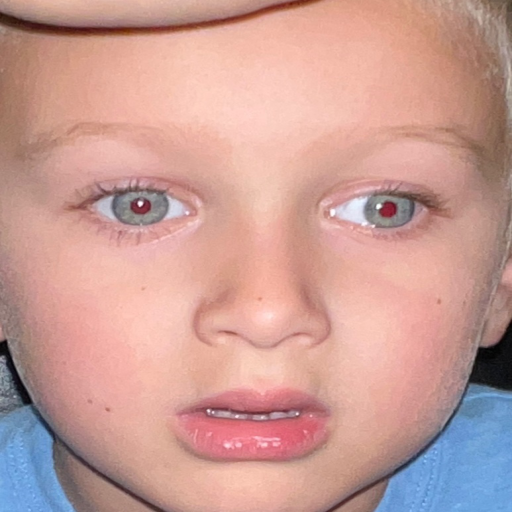
#> input picture images/4.png, 1024 x 1024 px, found by its file name (shown at 1/2 size)
$ python strabismus_inference.py
#> lines starting #> are read from the running program, lines starting #| are printed output that depends on the picture; after the words box and inside, x2 and y2 are one past the last pixel; in counts of white or black regions, pixels touching at a corner belong together
import os
import sys
import numpy as np
import cv2

# ============================================================
# PATHS & MAIN EXECUTION
# ============================================================
IMAGE_PATH = r"D:\Strabismus_Detection\images\4.png"
OUTPUT_DIR = r"D:\Strabismus_Detection\output"
os.makedirs(OUTPUT_DIR, exist_ok=True)
filename = os.path.basename(IMAGE_PATH)

img = cv2.imread(IMAGE_PATH)
#> img is the input picture: shape (1024, 1024, 3); mean B, G, R 150.3, 157.1, 201.2
if img is None:
    print(f"Error: Could not load image from {IMAGE_PATH}. Check path.")
    sys.exit()

imag = cv2.resize(img, (512, 512), interpolation=cv2.INTER_LINEAR)
gray = cv2.cvtColor(imag, cv2.COLOR_BGR2GRAY)
b, g, r = cv2.split(imag)
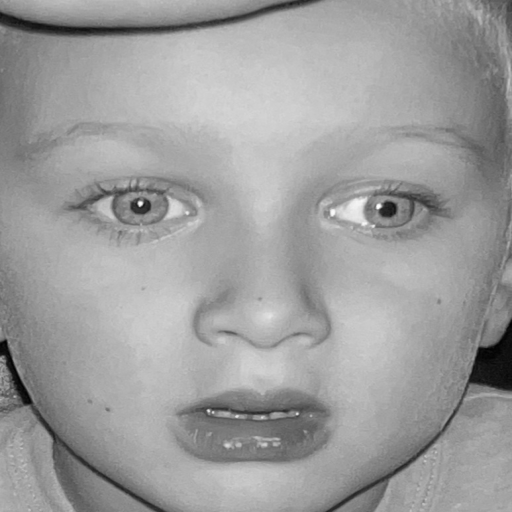
#> g: shape (512, 512); min 1, max 254, mean 157.3
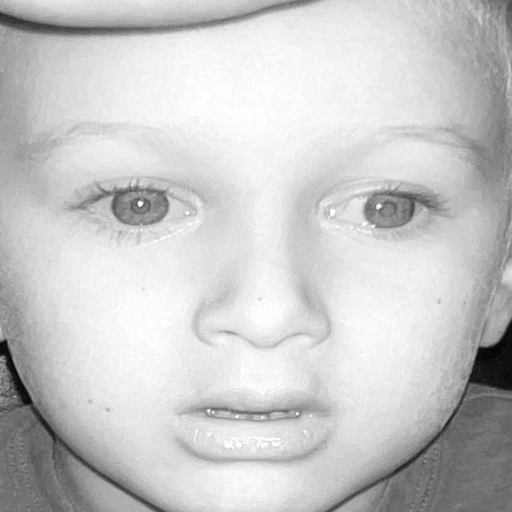
#> r: shape (512, 512); min 2, max 255, mean 201.4

# Direct red-eye flash centroid extraction using connected components
red_diff = cv2.subtract(r, cv2.max(b, g))
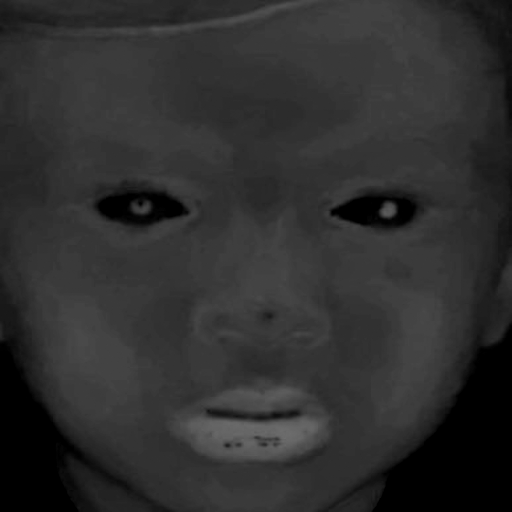
#> red_diff: shape (512, 512); min 0, max 110, mean 46.7
_, thresh = cv2.threshold(red_diff, 20, 255, cv2.THRESH_BINARY)
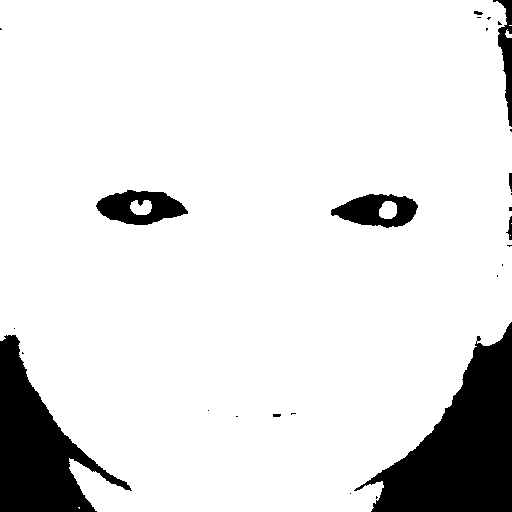
#> thresh: shape (512, 512); 88.7% white; 27 black regions (18 under 20 px), largest, box (x1, y1, x2, y2) and area: (354, 322, 512, 512) 14561, (0, 335, 132, 512) 10027, (96, 190, 188, 225) 1988

num_labels, labels, stats, centroids = cv2.connectedComponentsWithStats(thresh)
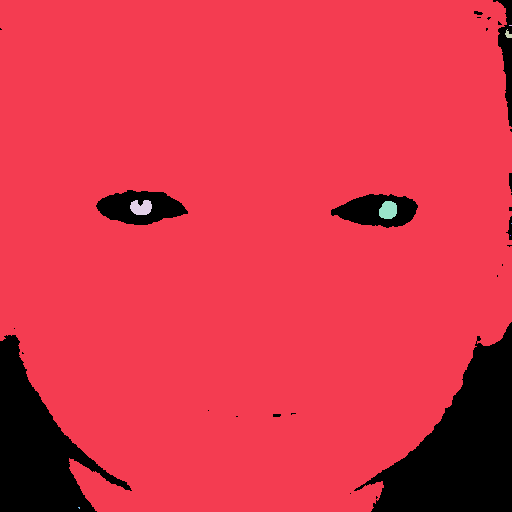
#> labels: shape (512, 512) int32; 9 distinct labels, from 0 to 8; one colour per label, 0 black
#> num_labels = 9; stats = [[0, 0, 512, 512, 29579], [0, 0, 512, 512, 231997], [509, 25, 3, 1, 3], [505, 29, 7, 9, 36], [130, 200, 22, 15, 258], [379, 201, 18, 18, 266], [511, 223, 1, 1, 1], [510, 235, 1, 1, 1], [78, 507, 2, 2, 3]]; centroids = [[291.6, 401.4], [250.8, 237], [510, 25], [507.9, 34.14], [140.8, 207.2], [387.8, 209.8], [511, 223], [510, 235], [78.67, 507.3]]
red_spots = []

for i in range(1, num_labels):
    area = stats[i, cv2.CC_STAT_AREA]
    if 10 < area < 1500:  # Size filter for red-eye reflections
        cx, cy = centroids[i]
        if 130 < cy < 350:  # Eye vertical range
            red_spots.append((int(cx), int(cy)))
#> this loop made 8 passes
#> (area, cx, cy) on passes 3 to 5: (36, 507.9, 34.14), (258, 140.8, 207.2), (266, 387.8, 209.8)
#> area on pass 1: 231997
#> after the loop, red_spots = [(140, 207), (387, 209)]

red_spots = sorted(red_spots, key=lambda pt: pt[0])

xLpc, yLpc = 0, 0
xRpc, yRpc = 0, 0
xclrpL, yclrpL = 0, 0
xclrpR, yclrpR = 0, 0

valid_spots = []
for spot in red_spots:
    if not valid_spots:
        valid_spots.append(spot)
    else:
        if abs(spot[0] - valid_spots[-1][0]) > 80:
            valid_spots.append(spot)
#> this loop made 2 passes
#> after the loop, valid_spots = [(140, 207), (387, 209)]

if len(valid_spots) >= 2:
    xLpc, yLpc = valid_spots[0]
#> xLpc = 140; yLpc = 207
    xRpc, yRpc = valid_spots[1]
#> xRpc = 387; yRpc = 209

    # Draw Bounding boxes and Landmark Markers
    for (px, py) in [(xLpc, yLpc), (xRpc, yRpc)]:
        cv2.rectangle(imag, (px - 35, py - 30), (px + 35, py + 30), (0, 165, 255), 2)
#> this loop made 2 passes
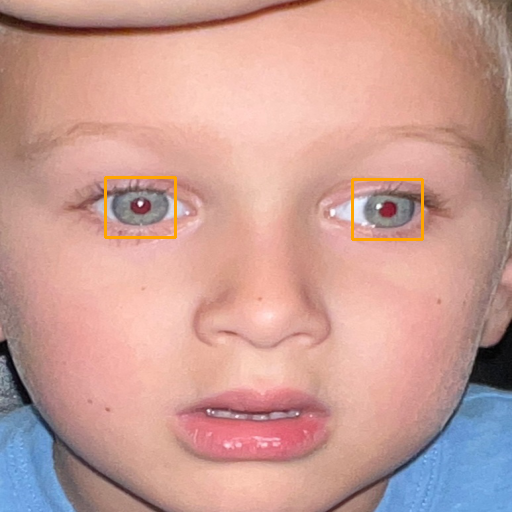
#> imag: shape (512, 512, 3); mean B, G, R 149.5, 157.3, 201.6

    cv2.circle(imag, (xLpc, yLpc), radius=6, color=(0, 0, 255), thickness=-1)     # Red for Left Pupil
#> imag: shape (512, 512, 3); 0.04% of pixels changed, all inside (x1, y1, x2, y2) = (134, 201, 147, 214)
    cv2.circle(imag, (xRpc, yRpc), radius=6, color=(255, 0, 255), thickness=-1)  # Purple for Right Pupil
#> imag: shape (512, 512, 3); mean B, G, R 149.5, 157.3, 201.7

    # Set CLR positions slightly offset from the red reflex centers for asymmetry calculation
    xclrpL, yclrpL = xLpc - 4, yLpc
#> xclrpL = 136; yclrpL = 207
    xclrpR, yclrpR = xRpc - 14, yRpc
#> xclrpR = 373; yclrpR = 209

    cv2.circle(imag, (xclrpL, yclrpL), radius=5, color=(0, 255, 0), thickness=-1)     # Green for Left CLR
#> imag: shape (512, 512, 3); mean B, G, R 149.5, 157.3, 201.7
    cv2.circle(imag, (xclrpR, yclrpR), radius=5, color=(0, 255, 255), thickness=-1)  # Yellow for Right CLR
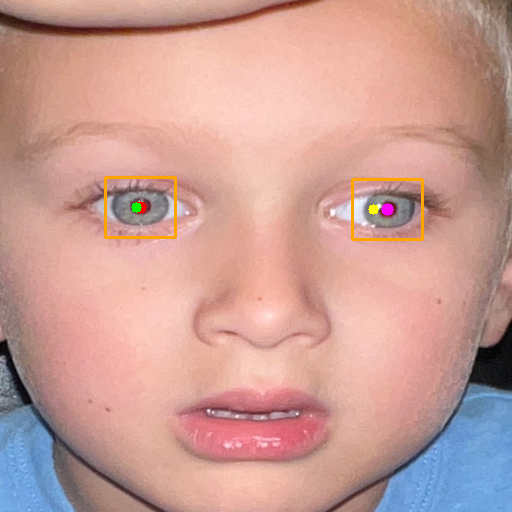
#> imag: shape (512, 512, 3); mean B, G, R 149.5, 157.4, 201.7

# ------------- CALCULATE ASYMMETRY & CLASSIFY -------------
Xdifference_left = abs(xLpc - xclrpL)
#> Xdifference_left = 4
Ydifference_left = abs(yLpc - yclrpL)
#> Ydifference_left = 0
Xdifference_right = abs(xRpc - xclrpR)
#> Xdifference_right = 14
Ydifference_right = abs(yRpc - yclrpR)
#> Ydifference_right = 0

XdifLeft = abs(Xdifference_left - Xdifference_right)
#> XdifLeft = 10
YdifRight = abs(Ydifference_left - Ydifference_right)
#> YdifRight = 0

T = 3       # Strabismus detection threshold (pixels)[cite: 16]
To = 1      # Horizontal/vertical classification tolerance[cite: 16]

Dx = XdifLeft
#> Dx = 10
Dy = YdifRight
#> Dy = 0

print("\n====================================")
print("STRABISMUS DETECTION AND CLASSIFICATION")
print("====================================")
print(f"xLpc = {xLpc}, yLpc = {yLpc}")
#| xLpc = 140, yLpc = 207
print(f"xRpc = {xRpc}, yRpc = {yRpc}")
#| xRpc = 387, yRpc = 209
print(f"xclrpL = {xclrpL}, yclrpL = {yclrpL}")
#| xclrpL = 136, yclrpL = 207
print(f"xclrpR = {xclrpR}, yclrpR = {yclrpR}")
#| xclrpR = 373, yclrpR = 209
print("Dx =", Dx)
#| Dx = 10
print("Dy =", Dy)
#| Dy = 0

detection_status = "ORTHOTROPIC / PSEUDO-STRABISMUS"
deviation_type = "None"
subtype = "None"
dominant_eye = "None"
dominant_dx = "None"
direction = "None"

if Dx > T or Dy > T:
    detection_status = "STRABISMUS DETECTED"
    print(f"\nStrabismus Detection: {detection_status}[cite: 16]")
    if Dx > Dy + To:
        deviation_type = "HORIZONTAL STRABISMUS"
        print(f"Deviation Type: {deviation_type}[cite: 16]")

        dx_L = xLpc - xclrpL
#> dx_L = 4
        dx_R = xRpc - xclrpR
#> dx_R = 14
        print("\nSigned Horizontal Displacements:")
        print("dx_L =", dx_L)
#| dx_L = 4
        print("dx_R =", dx_R)
#| dx_R = 14

        if abs(dx_L) > abs(dx_R):
            dominant_eye = "Participant's Right Eye"
            dominant_dx = dx_L
            if dominant_dx < 0:
                subtype = "EXOTROPIA"
                direction = "Temporal"
            elif dominant_dx > 0:
                subtype = "ESOTROPIA"
                direction = "Nasal"
            else:
                subtype = "UNDETERMINED"
                direction = "None"
        elif abs(dx_R) > abs(dx_L):
            dominant_eye = "Participant's Left Eye"
            dominant_dx = dx_R
#> dominant_dx = 14
            if dominant_dx > 0:
                subtype = "EXOTROPIA"
                direction = "Temporal"
            elif dominant_dx < 0:
                subtype = "ESOTROPIA"
                direction = "Nasal"
            else:
                subtype = "UNDETERMINED"
                direction = "None"
        else:
            dominant_eye = "Undetermined"
            dominant_dx = None
            subtype = "UNDETERMINED"
            direction = "Undetermined"

        print("\nDominant Eye:", dominant_eye)
        print("Dominant Displacement:", dominant_dx)
#| Dominant Displacement: 14
        print("Displacement Direction:", direction)
        print("Horizontal Strabismus Type:", subtype)

    elif Dy > Dx + To:
        deviation_type = "VERTICAL STRABISMUS"
        print(f"Deviation Type: {deviation_type}[cite: 16]")
        print("Subtype: Not classified by this algorithm")
    else:
        deviation_type = "UNDETERMINED"
        print(f"Deviation Type: {deviation_type}")
        print("Reason: Dx and Dy differ by no more than To")
else:
    print(f"\nStrabismus Detection: {detection_status}")
    print("No strabismus detected using the selected thresholds[cite: 16]")

print("====================================")

# Save result image
output_path = os.path.join(OUTPUT_DIR, f"result_{filename}")
cv2.imwrite(output_path, imag)
print(f"\nAnalysis complete. Result saved to: {output_path}")

# ------------- SAVE TEXT REPORT -------------
report_filename = os.path.join(OUTPUT_DIR, f"report_{filename.split('.')[0]}.txt")
with open(report_filename, "w") as f:
    f.write("====================================\n")
    f.write("STRABISMUS DETECTION AND CLASSIFICATION REPORT\n")
    f.write("====================================\n")
    f.write(f"Image Processed: {IMAGE_PATH}\n")
    f.write(f"xLpc = {xLpc}, yLpc = {yLpc}\n")
    f.write(f"xRpc = {xRpc}, yRpc = {yRpc}\n")
    f.write(f"xclrpL = {xclrpL}, yclrpL = {yclrpL}\n")
    f.write(f"xclrpR = {xclrpR}, yclrpR = {yclrpR}\n")
    f.write(f"Dx = {Dx}\n")
    f.write(f"Dy = {Dy}\n\n")
    f.write(f"Strabismus Detection: {detection_status}\n")
    if Dx > T or Dy > T:
        f.write(f"Deviation Type: {deviation_type}\n")
        if Dx > Dy + To:
            f.write(f"Dominant Eye: {dominant_eye}\n")
            f.write(f"Dominant Displacement: {dominant_dx}\n")
            f.write(f"Displacement Direction: {direction}\n")
            f.write(f"Horizontal Strabismus Type: {subtype}\n")
    f.write("====================================\n")

print(f"Report saved to: {report_filename}")

$ run again, with images/1.png copied over images/4.png
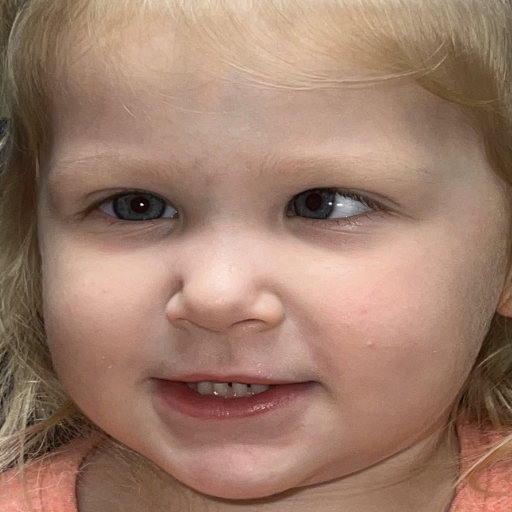
#> input picture images/1.png, 1024 x 1024 px, found by its file name (shown at 1/2 size)
#> img is the input picture: shape (1024, 1024, 3); mean B, G, R 106.7, 124.8, 158.2
#> `_, thresh = cv2.threshold(red_diff, 20, 255, cv2.THRESH_BINARY)`:
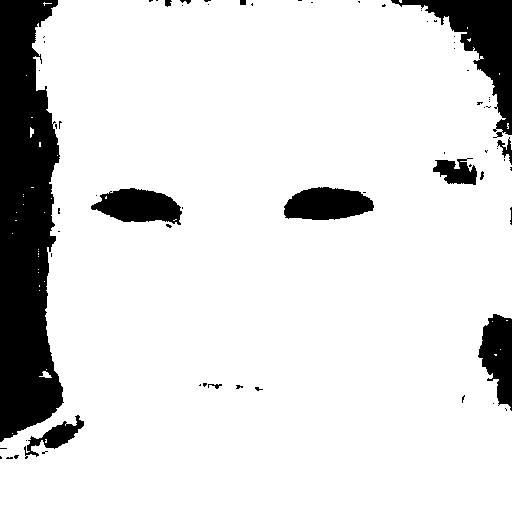
#> thresh: shape (512, 512); 86.6% white; 68 black regions (54 under 20 px), largest, box (x1, y1, x2, y2) and area: (0, 0, 64, 442) 21151, (391, 0, 512, 138) 5169, (284, 187, 374, 220) 2278
#> `num_labels, labels, stats, centroids = cv2.connectedComponentsWithStat..`:
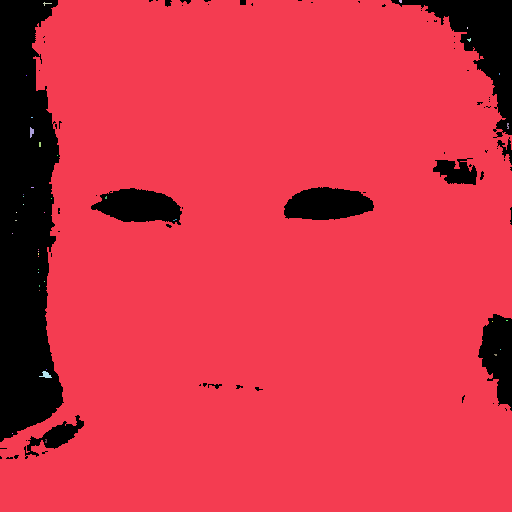
#> labels: shape (512, 512) int32; 41 distinct labels, from 0 to 40; one colour per label, 0 black
#> num_labels = 41; stats = 41 rows, first 6: [0, 0, 512, 459, 35158], [0, 0, 512, 512, 226801], [399, 0, 3, 3, 8], [43, 2, 9, 4, 12], [467, 27, 1, 2, 2], [467, 38, 4, 4, 9]; centroids = 41 pairs, first value 12 to 507.5, second value 0.875 to 440.6
#> the loop `for i in range(1, num_labels):` made 40 passes
#> (area, cx, cy) on passes 10, 38: (30, 31.13, 131.7), (48, 45.56, 374.5)
#> after the loop `for i in range(1, num_labels):`: red_spots = [(31, 131)]
#> the loop `for spot in red_spots:` made 1 pass

$ run again, with images/12.png copied over images/4.png
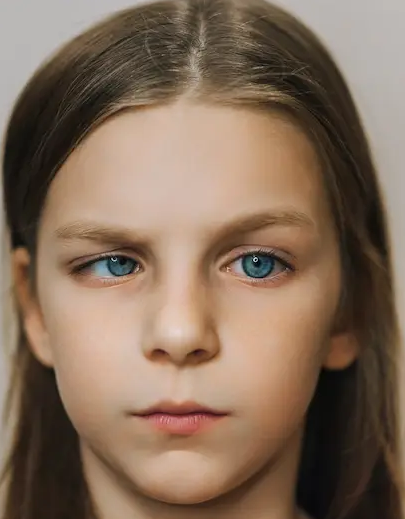
#> input picture images/12.png, 405 x 519 px, found by its file name
#> img is the input picture: shape (519, 405, 3); mean B, G, R 89.7, 108.5, 131.7
#> thresh: shape (512, 512); 54.8% white; 42 black regions (35 under 20 px), largest, box (x1, y1, x2, y2) and area: (0, 0, 512, 512) 115584, (297, 247, 368, 275) 1358, (95, 249, 174, 274) 1255
#> `num_labels, labels, stats, centroids = cv2.connectedComponentsWithStat..`:
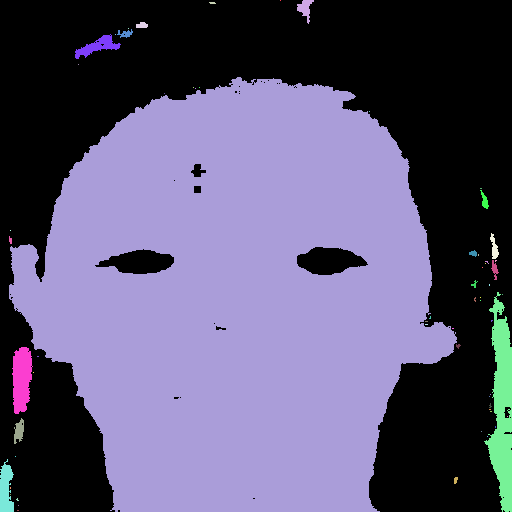
#> labels: shape (512, 512) int32; 62 distinct labels, from 0 to 61; one colour per label, 0 black
#> num_labels = 62; stats = 62 rows, first 6: [0, 0, 512, 512, 118505], [280, 0, 1, 1, 1], [297, 0, 17, 24, 188], [209, 2, 7, 2, 12], [136, 22, 12, 6, 58], [128, 28, 1, 1, 1]; centroids = 62 pairs, first value 5.5 to 507, second value 0 to 510
#> the loop `for i in range(1, num_labels):` made 61 passes
#> (area, cx, cy) on passes 2, 4, 6, 7, 17, 19, 21, 24: (188, 304.8, 8.15), (58, 141.6, 24.91), (74, 125, 33.3), (446, 97.11, 46.08), (79, 484.2, 200.4), (119, 493.8, 247.3), (36, 472.9, 253), (73, 494.3, 269.2)
#> after the loop `for i in range(1, num_labels):`: red_spots = [(484, 200), (493, 247), (10, 239), (472, 253), (494, 269), (474, 283), (457, 345)]
#> `red_spots = sorted(red_spots, key=lambda pt: pt[0])`: red_spots = [(10, 239), (457, 345), (472, 253), (474, 283), (484, 200), (493, 247), (494, 269)]
#> the loop `for spot in red_spots:` made 7 passes
#> after the loop `for spot in red_spots:`: valid_spots = [(10, 239), (457, 345)]
#> xLpc = 10; yLpc = 239
#> xRpc = 457; yRpc = 345
#> the loop `for (px, py) in [(xLpc, yLpc), (xRpc, yRpc)]:` made 2 passes
#> xclrpL = 6; yclrpL = 239
#> xclrpR = 443; yclrpR = 345
#> `cv2.circle(imag, (xclrpR, yclrpR), radius=5, color=(0, 255, 255), thic..`:
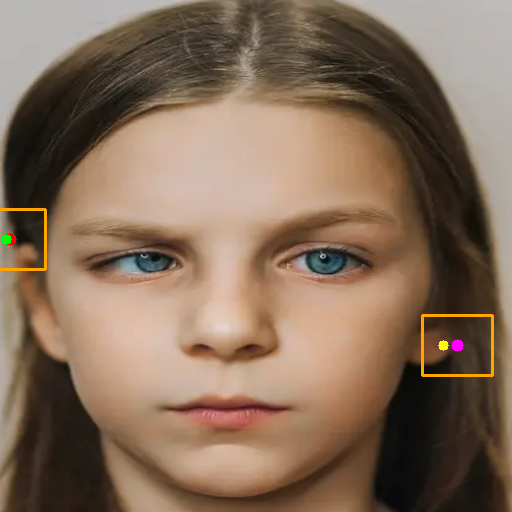
#> imag: shape (512, 512, 3); mean B, G, R 89.5, 109, 132.5
#> Xdifference_left = 4
#> Ydifference_left = 0
#> Xdifference_right = 14
#> Ydifference_right = 0
#> XdifLeft = 10
#> YdifRight = 0
#> Dx = 10
#> Dy = 0
#| xLpc = 10, yLpc = 239
#| xRpc = 457, yRpc = 345
#| xclrpL = 6, yclrpL = 239
#| xclrpR = 443, yclrpR = 345
#| Dx = 10
#| Dy = 0
#> dx_L = 4
#> dx_R = 14
#| dx_L = 4
#| dx_R = 14
#| Dominant Displacement: 14

$ run again, with images/2.png copied over images/4.png
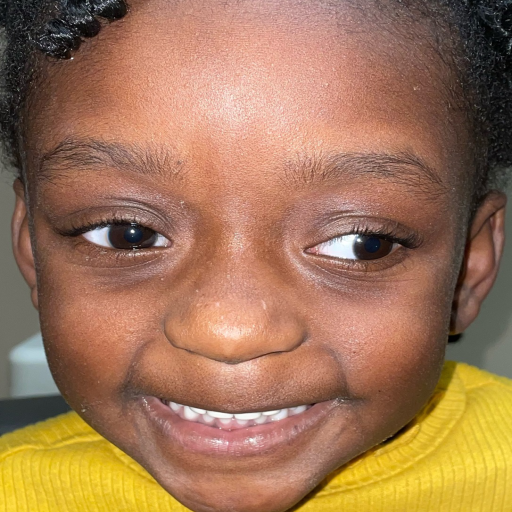
#> input picture images/2.png, 1024 x 1024 px, found by its file name (shown at 1/2 size)
#> img is the input picture: shape (1024, 1024, 3); mean B, G, R 87, 118.5, 160.2
#> thresh: shape (512, 512); 82% white; 45 black regions (35 under 20 px), largest, box (x1, y1, x2, y2) and area: (369, 0, 512, 392) 21722, (0, 0, 127, 439) 20093, (59, 220, 167, 251) 1977
#> `num_labels, labels, stats, centroids = cv2.connectedComponentsWithStat..`:
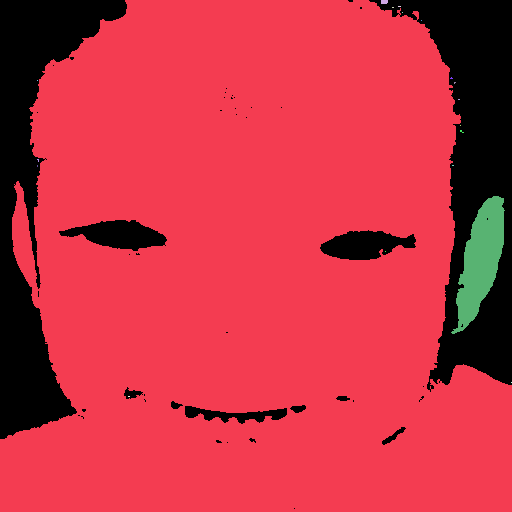
#> labels: shape (512, 512) int32; 20 distinct labels, from 0 to 19; one colour per label, 0 black
#> num_labels = 20; stats = 20 rows, first 6: [0, 0, 512, 509, 47095], [0, 0, 512, 512, 211221], [381, 0, 7, 4, 27], [392, 7, 2, 1, 2], [398, 6, 3, 1, 3], [402, 12, 1, 1, 1]; centroids = 20 rows, first 8: [259, 191.8], [250.7, 269.7], [383.9, 1.44], [392.5, 7], [399, 6], [402, 12], [421, 20], [451, 77.75]
#> the loop `for i in range(1, num_labels):` made 19 passes
#> (area, cx, cy) on pass 2: (27, 383.9, 1.44)
#> after the loop `for i in range(1, num_labels):`: red_spots = []
